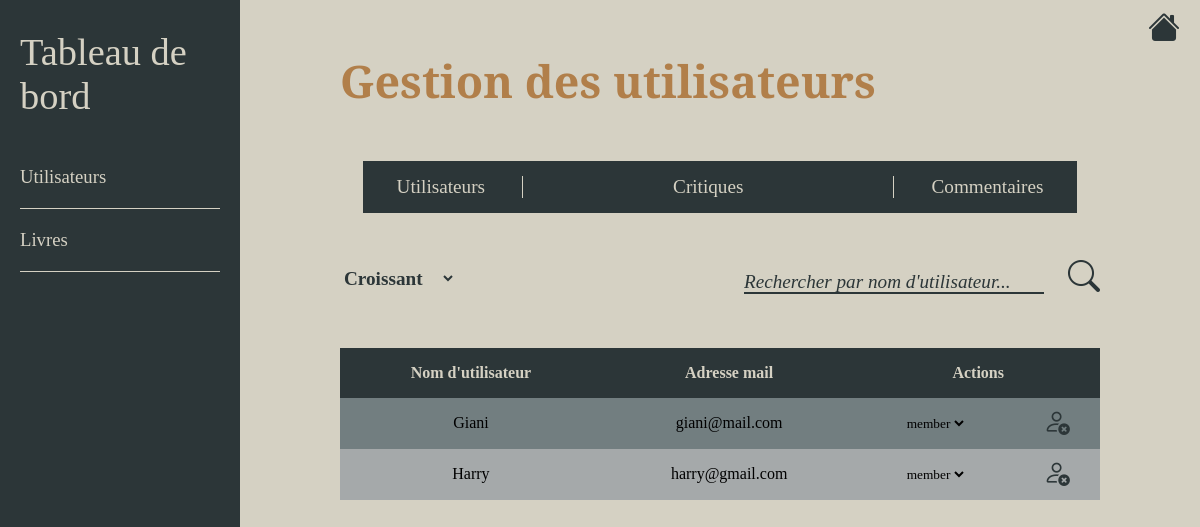
Page /controller/controller.dashboard.php?dashboard=users (signed in) on the committed database.
### tables this page shows
CREATE TABLE `users` (
  `id_user` int(11) NOT NULL,
  `name_user` varchar(20) NOT NULL,
  `email_user` varchar(50) NOT NULL,
  `pswd_user` varchar(255) NOT NULL,
  `registration_date_user` timestamp NOT NULL DEFAULT current_timestamp(),
  `id_role` int(11) DEFAULT 10
);

### model/model.select.php (called while the page is built, shortened)
<?php
function select_all_users($bdd){
    $stmt = $bdd->prepare(" SELECT *
                            FROM users
                            JOIN roles
                            ON users.id_role = roles.id_role
                            WHERE users.id_user != 4
                        ");
    $stmt->execute();
    return $stmt->fetchAll();
}
function select_all_roles($bdd){
    $stmt = $bdd->prepare(" SELECT *
                            FROM roles
                        ");
    $stmt->execute();
    return $stmt->fetchAll();
}
?>

### view/view.dashboard_users.php (the view, shortened to what this page needs)
<h1 class="dashboard-title">Gestion des utilisateurs</h1>
<div class="menu">
    <div><a href="#utilisateurs" class="menu-btn">Utilisateurs</a></div>
    <div><a href="#critiques" class="menu-btn">Critiques</a></div>
    <div><a href="#commentaires" class="menu-btn">Commentaires</a></div>
</div>
<div id="utilisateurs" class="content-block active">
    <div class="filters">
        <div class="date">
            <select name="" id="" class="initialize">
                <option value="">Croissant</option>
            </select>
        </div>
        <div class="search-bar">
            <input type="text" class="initialize style-input" placeholder="Rechercher par nom d'utilisateur...">
            <button class="initialize">
                <i class="bi bi-search"></i>
            </button>
        </div>
    </div>
    <div class="content">
        <table>
            <thead>
                <tr>
                    <th>Nom d'utilisateur</th>
                    <th>Adresse mail</th>
                    <th colspan="2">Actions</th>
                </tr>
            </thead>
            <tbody>
                <?php foreach($users as $user):?>
                <tr>
                    <td><?=$user['name_user']?></td>
                        <td><?=$user['email_user']?></td>
                    <td>
                        <select name="" class="initialize" onchange="change_role(this, <?=$user['id_user']?>)">
                            <?php
                            $defaultValue = $user['name_role'];
                            foreach($roles as $role):?>
                            <option value="<?=$role['id_role']?>" <?= $defaultValue == $role['name_role'] ? "selected" : ""?> >
                                <?=$role['name_role']?>
                            </option>
                            <?php endforeach?>
                        </select>
                    </td>
                    <td>
                        <button class="initialize" onclick="delete_user(this, <?=$user['id_user']?>)"><i class="bi bi-person-x"></i></button>
                    </td>
                </tr>
                <?php endforeach ?>
            </tbody>
        </table>
    </div>
</div>

### view/css/all.css (style rules this page uses)
* { margin: 0; padding: 0; text-decoration: none; list-style-type: none; font-family: Cambria; }
body { overflow-x: hidden; background-color: #2c3638; }
.initialize { background: none; border: none; }
.style-input, .style-input:hover, .style-input:focus, .style-input:active { height: 20px; color: #2c3638; border-bottom: 2px solid #2c3638; }
.style-input::placeholder { font-style: italic; color: #2c3638; }
.style-input { width: 230px; }

### view/css/dashboard.css (style rules this page uses)
* { font-family: Cambria; }
body { background: #d5d1c3; }
.dashboard-title { font-family: "Playfair Display"; font-size: 2.8em; color: #b17f4a; margin-bottom: 50px; }
.menu { background-color: #2c3638; align-self: center; width: 90%; display: flex; flex-direction: row; justify-content: space-around; padding: 2%; margin-bottom: 6%; }
.menu div a { color: #d5d1c3; font-size: 1.2em; }
.menu div:nth-of-type(2) { border-left: 1px solid #d5d1c3; border-right: 1px solid #d5d1c3; padding: 0 150px; }
.content-block { display: none; }
.active { display: block; }
.filters { display: flex; justify-content: space-between; }
.content { margin-top: 50px; }
.date select { font-size: 1.2em; padding: 8px 0; color: #2c3638; font-weight: 600; }
.search-bar button { font-size: 2em; margin-left: 20px; color: #2c3638; }
.search-bar input { font-size: 1.2em; width: 300px; }
table { width: 100%; text-align: center; border-collapse: collapse; }
table thead { background-color: #2c3638; color: #d5d1c3; height: 50px; }
table tbody tr:nth-child(odd) { background-color: #727e80; }
table tbody tr:nth-child(even) { background-color: #a5a9aa; }
table td, table th { padding: 10px; }
table td button i, table th button i { font-size: 2em; }
i { color: #2c3638; }

### rows in the picture
users: name_user "Giani", email_user "giani@mail.com"
users: name_user "Harry", email_user "harry@gmail.com"

### other values in the picture
form field value "member"
